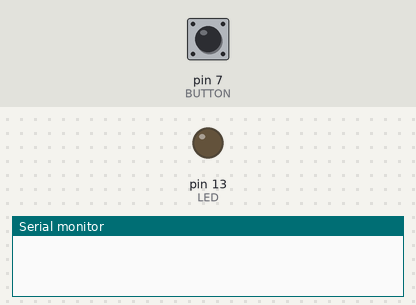
Recording of a sketch running on a simulated Arduino Uno, built with avr-gcc and run on an emulated ATmega328P. Shown: output pins drawn as LEDs (lit = HIGH), the last lines printed to the serial monitor. Dashed ring = blinking. The test bench sets the inputs (shaded band); at power-on: pin 7 (BUTTON) LOW.

Above: at 1.2 s.
1.3 s: pin 7 (BUTTON) pulled HIGH for 0.15 s
At 1.7 s:
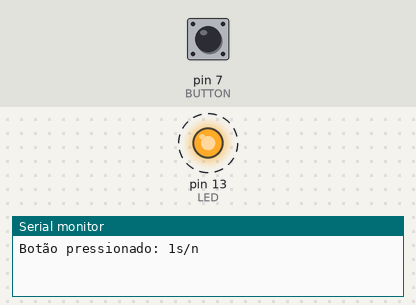
Timing chart, 0 to 10.4 s (numbered marks = the images above; inputs shaded):
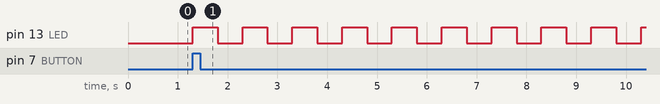

The sketch:

exe2.ino
```cpp
//
// Botão de Pressão para Controlo de LED
//

//Exemplo: Acender LED ao pressionar botão
#define LED 13    //0 pin para o LED
#define BUTTON 7  //0 pin de input onde o Botão está ligado

int val = 0;  // val é usado para guardar o estado do pin de input
int i;
unsigned long time, timeinit = millis() / 1000;

void setup() {
  pinMode(LED, OUTPUT);    //Define o LED como um output
  pinMode(BUTTON, INPUT);  //Define o Botão como um input
  Serial.begin(9600);
}


void loop() {
  time = millis() / 1000 - timeinit;
  val = digitalRead(BUTTON);  //lê o valor de input e guarda-o

  // verifica se o Botão está HIGH (pressionado)
  if (val == HIGH) {
    Serial.print("Botão pressionado: ");
    Serial.print(time);
    Serial.print("s/n");

    for (i = 1; 1 <= 13; i++) {
      digitalWrite(LED, HIGH);
      delay(500);
      digitalWrite(LED, LOW);
      delay(500);
    }
  } else {
    digitalWrite(LED, LOW);
  }
}
```

Measured:
- after the input at 1.3 s, pin 13 (LED): alternates HIGH for 0.50 s and LOW for 0.50 s, starting at once
